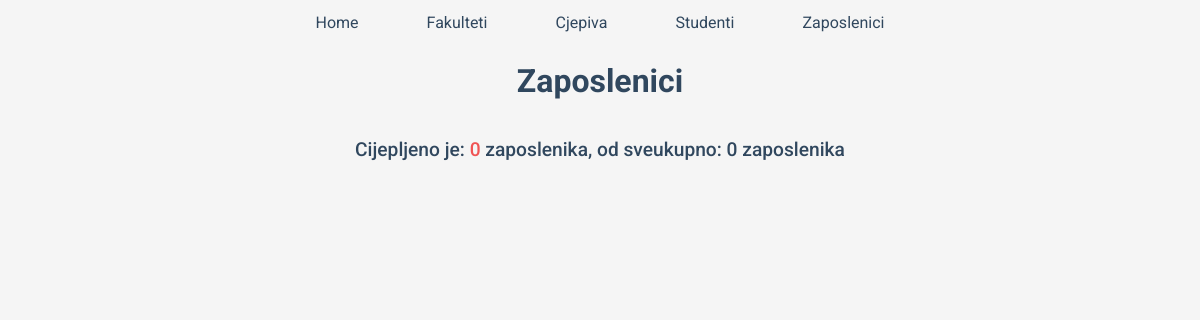
/zaposlenici (signed in), run on an earlier commit of the app's database.
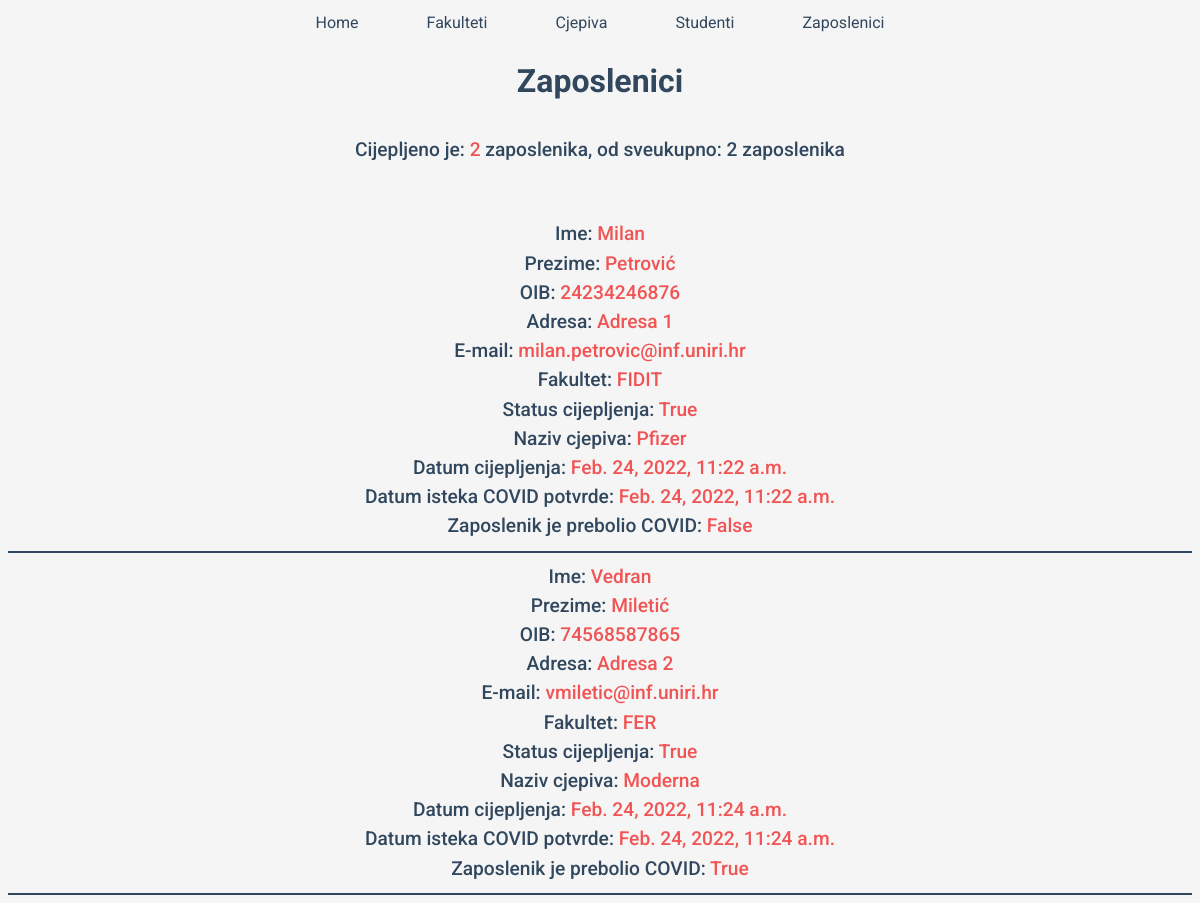
And on a later commit of the database.
### main/models.py (models this page shows, shortened)
class Zaposlenik (models.Model):
    zaposlenik_ime=models.CharField(max_length=30)
    zaposlenik_prezime=models.CharField(max_length=30)
    zaposlenik_oib=models.CharField(max_length=11, primary_key=True)
    zaposlenik_adresa=models.CharField(max_length=30, default='')
    zaposlenik_email=models.EmailField(default='')
    zaposlenik_fakultet=models.ForeignKey(Fakultet, on_delete=models.CASCADE, default='')
    zaposlenik_cijepljen=models.BooleanField(default=True)
    zaposlenik_cjepivo=models.ForeignKey(Cjepivo, on_delete=models.CASCADE, default='')
    zaposlenik_datum_cijepljenja=models.DateTimeField(default=timezone.now)
    zaposlenik_datum_isteka_potvrde=models.DateTimeField(default=timezone.now)
    zaposlenik_prebolio_covid=models.BooleanField(default=False)

class Fakultet (models.Model):
    fakultet_naziv=models.CharField(max_length=30)
    fakultet_adresa=models.CharField(max_length=30)
    fakultet_kontakt_broj=models.CharField(max_length=20)
    fakultet_email_referade=models.EmailField(default='')
    fakultet_website=models.URLField()
    def __str__(self):
        return self.fakultet_naziv

class Cjepivo (models.Model):
    cjepivo_naziv=models.CharField(max_length=30)
    broj_doza=models.CharField(max_length=1)
    def __str__(self):
        return self.cjepivo_naziv

### main/views.py (the view)
# urls.py: path('zaposlenici', views.ZaposlenikList, name ="zaposlenici"),
@login_required(login_url="accounts/login/")
def ZaposlenikList(request):
    allZaposlenik = Zaposlenik.objects.all()
    num_zaposlenik_cjepljenih  = Zaposlenik.objects.filter(zaposlenik_cijepljen=True).count()
    num_zaposlenik = Zaposlenik.objects.count()
    context = {'num_zaposlenik_cjepljenih' : num_zaposlenik_cjepljenih,'num_zaposlenik' : num_zaposlenik, 'allZaposlenik' : allZaposlenik}
    return render(request, 'main/zaposlenik_list.html', context = context)

### templates/main/zaposlenik_list.html (shortened to what this page needs)
{% extends "base_generic.html" %}
{% block content %}
<!DOCTYPE html>
<html lang="en">
    <head>
        {% load static %}
        <link rel="stylesheet" type="text/css" href="{% static 'style_data.css' %}">
    </head>
<body>
<br>
<h1> Zaposlenici </h1>
<br>
<p><span class="opis cijepljeni">Cijepljeno je:</span> <span class="podatak"> {{num_zaposlenik_cjepljenih}} </span><span class="opis">zaposlenika, od sveukupno: {{num_zaposlenik}} zaposlenika</span> </p>
<br><br>
{% for zaposlenik in allZaposlenik %}
    <div class="zaposlenik">
        <p><span class="opis">Ime: </span> <span class="podatak">{{ zaposlenik.zaposlenik_ime }}</span></p>
        <p><span class="opis">Prezime: </span> <span class="podatak">{{ zaposlenik.zaposlenik_prezime }}</span></p>
        <p><span class="opis">OIB: </span> <span class="podatak">{{ zaposlenik.zaposlenik_oib }}</span></p>
        <p><span class="opis">Adresa: </span> <span class="podatak">{{ zaposlenik.zaposlenik_adresa }}</span></p>
        <p><span class="opis">E-mail: </span> <span class="podatak">{{ zaposlenik.zaposlenik_email }}</span></p>
        <p><span class="opis">Fakultet: </span> <span class="podatak">{{ zaposlenik.zaposlenik_fakultet }}</span></p>
        <p><span class="opis">Status cijepljenja: </span> <span class="podatak">{{ zaposlenik.zaposlenik_cijepljen }}</span></p>
        <p><span class="opis">Naziv cjepiva: </span> <span class="podatak">{{ zaposlenik.zaposlenik_cjepivo }}</span></p>
        <p><span class="opis">Datum cijepljenja: </span> <span class="podatak">{{ zaposlenik.zaposlenik_datum_cijepljenja }}</span></p>
        <p><span class="opis">Datum isteka COVID potvrde: </span> <span class="podatak">{{ zaposlenik.zaposlenik_datum_isteka_potvrde }}</span></p>
        <p><span class="opis">Zaposlenik je prebolio COVID: </span> <span class="podatak">{{ zaposlenik.zaposlenik_prebolio_covid }}</span></p> <hr>
    </div>
{% endfor %}
{% endblock %}

What changed in the data, as far as the page shows it:
added Zaposlenik: zaposlenik_ime "Milan", zaposlenik_prezime "Petrović", zaposlenik_oib "24234246876", zaposlenik_adresa "Adresa 1", zaposlenik_email "milan.petrovic@inf.uniri.hr", zaposlenik_fakultet "FIDIT", zaposlenik_cijepljen "True", zaposlenik_cjepivo "Pfizer", zaposlenik_datum_cijepljenja "Feb. 24, 2022, 11:22 a.m.", zaposlenik_datum_isteka_potvrde "Feb. 24, 2022, 11:22 a.m.", zaposlenik_prebolio_covid "False"
added Zaposlenik: zaposlenik_ime "Vedran", zaposlenik_prezime "Miletić", zaposlenik_oib "74568587865", zaposlenik_adresa "Adresa 2", zaposlenik_email "vmiletic@inf.uniri.hr", zaposlenik_fakultet "FER", zaposlenik_cijepljen "True", zaposlenik_cjepivo "Moderna", zaposlenik_datum_cijepljenja "Feb. 24, 2022, 11:24 a.m.", zaposlenik_datum_isteka_potvrde "Feb. 24, 2022, 11:24 a.m.", zaposlenik_prebolio_covid "True"
Also different on the page:
{{ num_zaposlenik_cjepljenih }}: "0" → "2"
{{ num_zaposlenik }}: "0" → "2"
